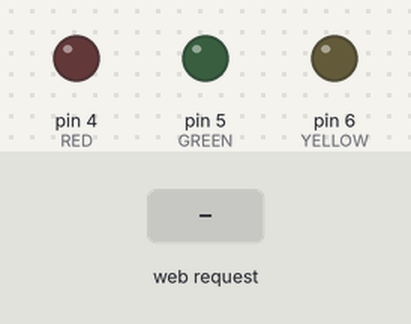
A sketch run on a simulated Arduino Uno, built with avr-gcc and run on an emulated ATmega328P. On the bench: output pins drawn as LEDs (lit = HIGH). Inputs (shaded band) come from the test bench. WiFi joins after 1.5 s; servers stay silent unless stated.

Above: at 1.2 s.
1.3 s: HTTP request GET /led.cgi?led_status=1 received
At 2.5 s:
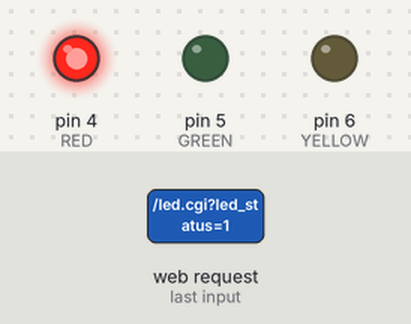
2.8 s: HTTP request GET /led.cgi?led_status=2 received
At 3.7 s:
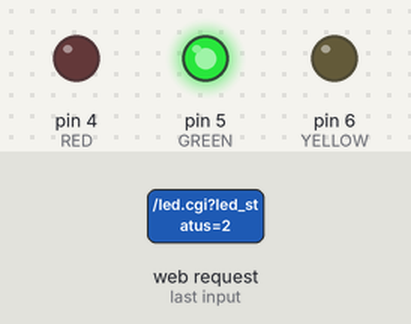
4.3 s: HTTP request GET /led.cgi?led_status=3 received
At 4.9 s:
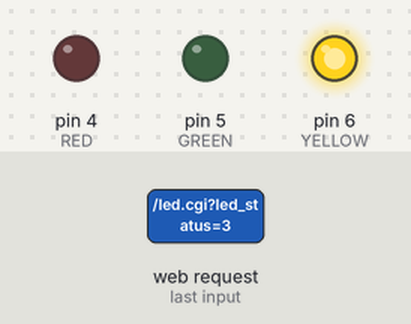
Timing chart, 0 to 7.3 s (numbered marks = the images above; inputs shaded):
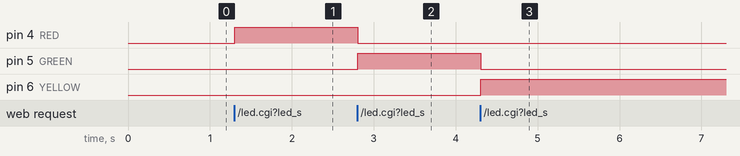

Measured:
- after the input at 1.3 s, pin 4 (RED): LOW → HIGH at once
- after the input at 2.8 s, pin 4 (RED): HIGH → LOW at once; pin 5 (GREEN): LOW → HIGH at once
- after the input at 4.3 s, pin 5 (GREEN): HIGH → LOW at once; pin 6 (YELLOW): LOW → HIGH at once

The sketch:

ethernet_LED_RGB_ONOFF.ino
```cpp
#include <SPI.h>
#include <Ethernet.h>

byte MAC[] = {0xDE, 0xAD, 0xBE, 0xEF, 0xFE, 0xEB};
IPAddress IP(192, 168, 2, 13);
EthernetServer server(80);

#define RED  4
#define GREEN  5
#define YELLOW  6

void setup() {
  Serial.begin(9600);
  Ethernet.begin(MAC, IP); // 이데넷 쉴드 초기화
  server.begin();
  pinMode(RED, OUTPUT);
  pinMode(GREEN, OUTPUT);
  pinMode(YELLOW, OUTPUT);
}

void loop() {
  EthernetClient client = server.available(); // 이더넷 통신 시도
  if (client) {
//    Serial.println("서버와 통신 시작");
    boolean current = true;
    String buffer = ""; //버퍼 초기화
    while (client.connected()) {
      if (client.available()) {
        char c = client.read(); //서버에 들어온 값을 읽어 들인다.
        buffer += c;
        if (c == '\n') {
          Serial.print(c);
          buffer = "";
          delay(1000);
        } else if (c == '\r') {
          Serial.println(c);
          if (buffer.indexOf("GET /led.cgi?led_status=1") >= 0) {
            digitalWrite(RED, HIGH);
            digitalWrite(GREEN, LOW);
            digitalWrite(YELLOW, LOW);
            status_check(client);
          } else if (buffer.indexOf("GET /led.cgi?led_status=2") >= 0) {
            digitalWrite(RED, LOW);
            digitalWrite(GREEN, HIGH);
            digitalWrite(YELLOW, LOW);
            status_check(client);
          } else if (buffer.indexOf("GET /led.cgi?led_status=3") >= 0) {
            digitalWrite(RED, LOW);
            digitalWrite(GREEN, LOW);
            digitalWrite(YELLOW, HIGH);
            status_check(client);
          } else {
            digitalWrite(RED, LOW);
            digitalWrite(GREEN, LOW);
            digitalWrite(YELLOW, LOW);
            status_check(client);
          }
        }
      }
    }
  }
}

void status_check(EthernetClient client) {
  client.println("HTTP/1.1 200 OK");
  client.println("Content-Type: text/html");
  client.println("Connection: close");
  client.println();

  client.println("<!DOCTYPE html>");
  client.println("<html>");
  client.println("<head>");
  client.println("<meta charset = 'utf-8'/>");
  client.println("<title>아두이노 웹서버</title>");
  client.println("</head>");

  client.println("<body>");
  client.println("<h1>우리집에 오신 것을 환영합니다.</h1>");

  if(digitalRead(RED) > 0) {
    client.println("RGB LED가 현재<font color = 'red'>RED</font>상태입니다. ");
  } else if(digitalRead(GREEN) > 0) {
    client.println("RGB LED가 현재<font color = 'green'>GREEN</font>상태입니다. ");
  } else if(digitalRead(YELLOW) > 0) {
    client.println("RGB LED가 현재<font color = 'blue'>BLUE</font>상태입니다. ");
  } else {
     client.println("RGB LED가 현재<font color = 'black'>OFF</font>상태입니다. ");
  }
  client.println("<br/>");

  client.println("<form method='get' action ='/led.cgi'>");
  radiohtml(client);
  client.println("<input type='submit' value='전송'>");
  client.println("</form>");

  client.println("</body>");
  client.println("</html>");
  delay(1);
  client.stop();
}

void radiohtml(EthernetClient client) {
  if(digitalRead(RED)>0){
    client.println("<p><input type = 'radio' name = 'led_status' value = '1' checked />RED</p>");
    client.println("<p><input type = 'radio' name = 'led_status' value = '2' />GREEN</p>");
    client.println("<p><input type = 'radio' name = 'led_status' value = '3' />BLUE</p>");
    client.println("<p><input type = 'radio' name = 'led_status' value = '4' />OFF</p>");
  } else if(digitalRead(GREEN)>0){
    client.println("<p><input type = 'radio' name = 'led_status' value = '1' />RED</p>");
    client.println("<p><input type = 'radio' name = 'led_status' value = '2' checked/>GREEN</p>");
    client.println("<p><input type = 'radio' name = 'led_status' value = '3' />BLUE</p>");
    client.println("<p><input type = 'radio' name = 'led_status' value = '4' />OFF</p>");
  } else if(digitalRead(YELLOW)>0){
    client.println("<p><input type = 'radio' name = 'led_status' value = '1' />RED</p>");
    client.println("<p><input type = 'radio' name = 'led_status' value = '2' />GREEN</p>");
    client.println("<p><input type = 'radio' name = 'led_status' value = '3' checked />BLUE</p>");
    client.println("<p><input type = 'radio' name = 'led_status' value = '4' />OFF</p>");
  } else {
    client.println("<p><input type = 'radio' name = 'led_status' value = '1' />RED</p>");
    client.println("<p><input type = 'radio' name = 'led_status' value = '2' />GREEN</p>");
    client.println("<p><input type = 'radio' name = 'led_status' value = '3' />BLUE</p>");
    client.println("<p><input type = 'radio' name = 'led_status' value = '4' checked />OFF</p>");
  }
}
```
